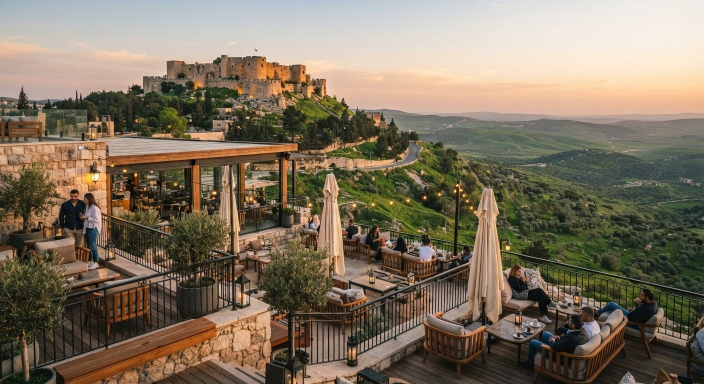
#> input picture assets/hero.jpg, 1408 x 768 px, found by its file name (shown at 1/2 size)
$ python make-layers.py assets/hero.jpg assets/layers
#> lines starting #> are read from the running program, lines starting #| are printed output that depends on the picture; after the words box and inside, x2 and y2 are one past the last pixel; in counts of white or black regions, pixels touching at a corner belong together
"""يولّد طبقات واجهة القصة من صورة التراس الأصلية.

الاستعمال: python3 tools/make-layers.py assets/hero.jpg assets/layers
مواقع قص التراس والقلعة مضبوطة على هاي الصورة بالذات.
"""
import sys
import numpy as np
from PIL import Image, ImageDraw, ImageFilter
src, out = sys.argv[1], sys.argv[2]
im = Image.open(src).convert('RGB'); W, H = im.size
#> further down, im is the input picture: PIL image 1408x768 RGB; mean R, G, B 127, 113.8, 95.2
#> after `W, H = im.size`: W = 1408; H = 768
a = np.asarray(im).astype(np.float32)
Y, X = np.mgrid[0:H, 0:W]

def _box(arr, r, axis):
    # box blur بالمجموع التراكمي، مع حواف ممدودة
    pad = [(0, 0), (0, 0)]; pad[axis] = (r + 1, r)
    c = np.cumsum(np.pad(arr, pad, mode='edge'), axis=axis)
    n = arr.shape[axis]
    hi = np.take(c, np.arange(2 * r + 1, 2 * r + 1 + n), axis=axis)
    lo = np.take(c, np.arange(0, n), axis=axis)
    return (hi - lo) / (2 * r + 1)

def blur(arr, r):
    # 3 مرات box blur ≈ gaussian
#> called with r = 50
    out = arr.astype(np.float64); k = max(1, int(round(r * 0.58)))
    for _ in range(3):
        out = _box(_box(out, k, 0), k, 1)
    return out

def sky_model(mask, r):
    m = mask.astype(np.float32); den = blur(m, r) + 1e-6
#> after `den = blur(m, r) + 1e-06`:
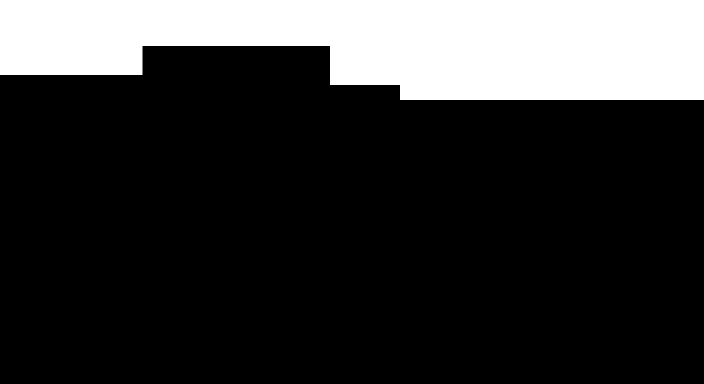
#> m: shape (768, 1408) float32 (shown at 1/2 size); values 0 (black) and 1 (white), 20.6% white; 1 white region, box (x1, y1, x2, y2) and area: (0, 0, 1408, 200) 222650
    return np.stack([blur(a[..., c] * m, r) / den for c in range(3)], -1)
#> call 4 of blur, with r = 50
#> the loop in blur (call 4), `for _ in range(3):` made 3 passes
#> pass 1, in _box (call 19), `lo = np.take(c, np.arange(0, n), axis=axis)`:
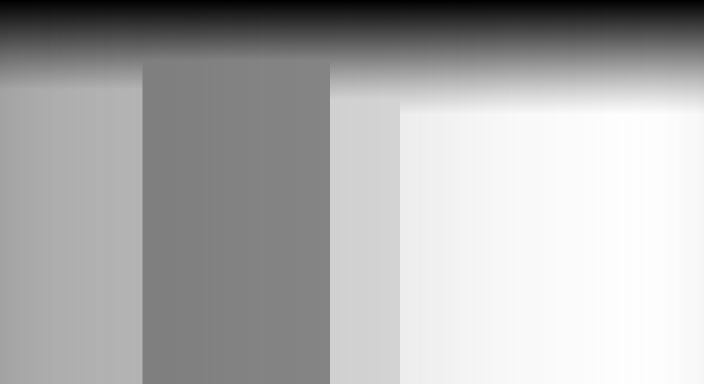
#> lo: shape (768, 1408) float64 (shown at 1/2 size); min 181, max 49340, mean 33615.1; drawn with min black and max white
#> pass 1, in _box (call 20), `c = np.cumsum(np.pad(arr, pad, mode='edge'), axis=axis)`:
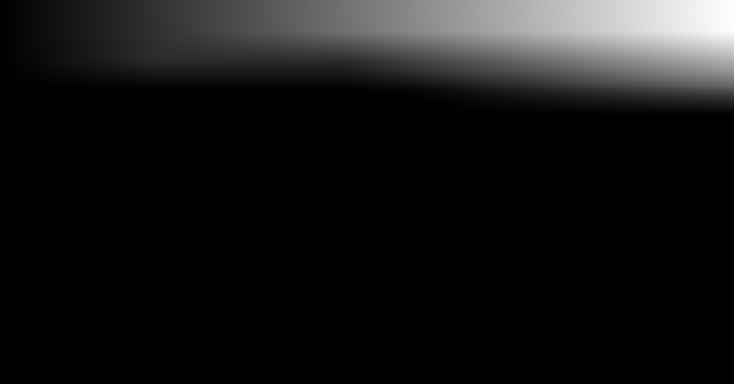
#> c: shape (768, 1467) float64 (shown at 1/2 size); min 0, max 312739.3, mean 26606; drawn with min black and max white
#> after the loop in blur (call 4), `for _ in range(3):`:
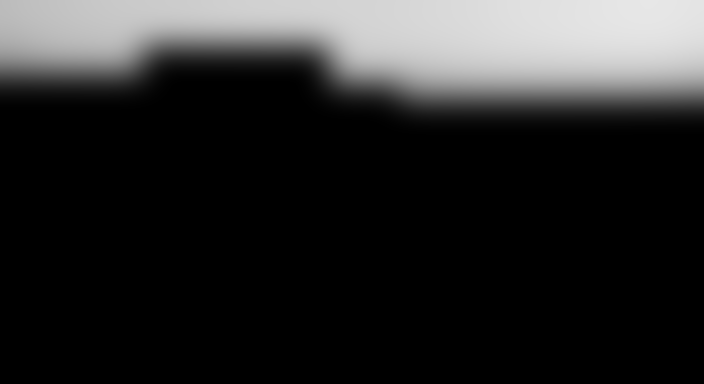
#> out: shape (768, 1408) float64 (shown at 1/2 size); min 0, max 231.1, mean 41.6

# 1) تخمين أولي للسما، وبعدين نموذج ناعم للونها
guess = np.where(X < 285, Y < 150, np.where(X < 660, Y < 92, np.where(X < 800, Y < 170, Y < 200)))
model = sky_model(guess, 50)
dist = np.sqrt(((a - model) ** 2).sum(-1))
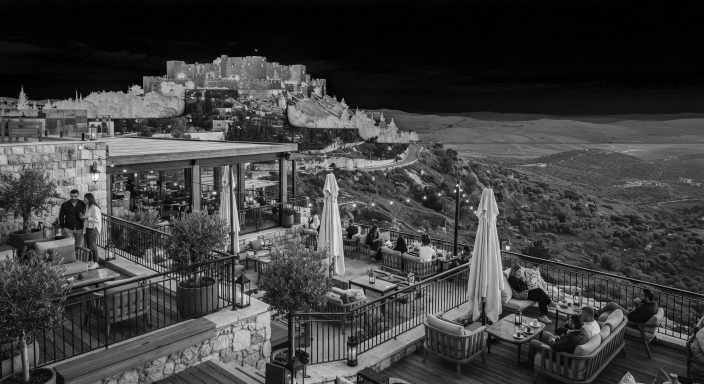
#> dist: shape (768, 1408) float64 (shown at 1/2 size); min 0, max 430.3, mean 108.7; drawn with min black and max white
mask = guess & (dist < 30)
#> mask: shape (768, 1408) bool; 20.5% white; 3 white regions (2 under 20 px), largest, box (x1, y1, x2, y2) and area: (0, 0, 1408, 200) 222120
model = sky_model(mask, 40)
#> the loop in blur (call 5), `for _ in range(3):` made 3 passes
#> pass 1, in _box (call 25), `c = np.cumsum(np.pad(arr, pad, mode='edge'), axis=axis)`:
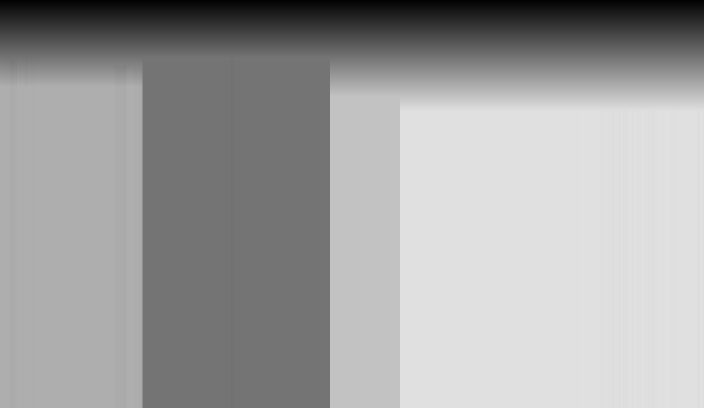
#> c: shape (815, 1408) float64 (shown at 1/2 size); min 1, max 224, mean 160.4
#> pass 1, in _box (call 25), `lo = np.take(c, np.arange(0, n), axis=axis)`:
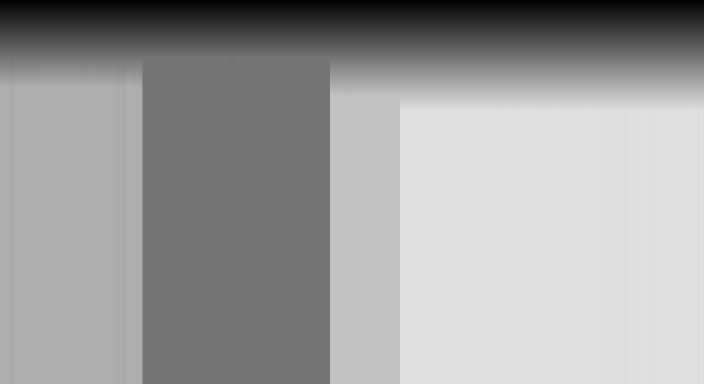
#> lo: shape (768, 1408) float64 (shown at 1/2 size); min 1, max 224, mean 159.1
dist = np.sqrt(((a - model) ** 2).sum(-1))

# 2) لكل عمود: أول بكسل مش سما = خط الأفق. الغيوم المضيئة أفتح من القلعة والشجر،
#    فالعتبة حسب المنطقة بالإضاءة مع بُعد اللون عن نموذج السما.
lum = a @ np.array([0.299, 0.587, 0.114])
castle = (X >= 285) & (X < 660)
nonsky = np.where(castle, (dist > 24) & (lum < 200) & (Y >= 80),
                  np.where(X < 285, (lum < 150) & (Y >= 140), (lum < 170) & (Y >= 150)))
nonsky |= Y >= 236
sky = np.zeros((H, W), bool)
for x in range(W):
    col = nonsky[:, x]
    run = col[:-2] & col[1:-1] & col[2:]
    idx = np.argmax(run) if run.any() else H
    sky[:idx, x] = True
#> this loop made 1408 passes
#> idx on passes 1 to 3: 195, 194, 194

alpha_hill = Image.fromarray(((~sky) * 255).astype(np.uint8)).filter(ImageFilter.GaussianBlur(0.8))

# 3) طبقة السما: كل عمود بيكمّل بلون آخر بكسلات سما فوق الأفق، وبعدين تنعيم أفقي
sky_arr = a.copy()
for x in range(W):
    k = int(sky[:, x].sum())
    ref = a[max(0, k - 8):max(1, k - 2), x].mean(0)
    sky_arr[k:, x] = ref
#> this loop made 1408 passes
#> (k, ref) on passes 1 to 3: (195, [184, 167.7, 164.2]), (194, [185, 167.5, 163.7]), (194, [185.2, 167.7, 163.8])
smooth = np.stack([blur(sky_arr[..., c], 70) for c in range(3)], -1)
below = ~sky
grow = np.zeros_like(below)
grow[:-4] |= below[4:]
sky_arr = np.where((below | grow)[..., None], smooth, sky_arr)
sky_img = Image.fromarray(np.clip(sky_arr, 0, 255).astype(np.uint8))
sky_img.save(f'{out}/sky.webp', quality=82, method=6)

# 4) نصّين التراس: الشق عند x=620
SEAM = 620
left_poly = [(0, 214), (178, 214), (178, 236), (200, 236), (202, 266), (600, 264), (606, 292), (582, 296), (582, 438), (SEAM + 38, 437), (SEAM + 38, H), (0, H)]
right_poly = [(SEAM - 14, 438), (642, 436), (648, 380), (660, 343), (672, 343), (686, 380), (693, 434), (760, 444), (840, 455), (907, 468), (907, 362), (920, 362),
              (920, 474), (946, 479), (952, 420), (966, 380), (978, 370), (990, 380), (1002, 420), (1006, 492), (1009, 476), (1023, 476), (1025, 496), (1100, 509), (1200, 534),
              (1300, 557), (1408, 581), (W, H), (SEAM - 14, H)]

# التلة بدون التراس: تحت خط التراس منكمّل لون المنحدر ونغمّقه، عشان لما ينفتح التراس ما يبين تراس ثاني وراه
tm = Image.new('L', (W, H), 0); d = ImageDraw.Draw(tm)
d.polygon(left_poly, fill=255); d.polygon(right_poly, fill=255)
tmask = np.asarray(tm) > 0
hill_arr = a.copy()
ty = np.array([int(np.argmax(tmask[:, x])) if tmask[:, x].any() else H for x in range(W)])
#> ty = 1408 values, max 581 at index 1404, min 214 at index 0, mean 381.8
for x in range(W):
    k = ty[x]
    if k >= H: continue
    ref = a[max(0, k - 16):max(1, k - 6), x].mean(0)
    n = H - k
    shade = np.linspace(1.0, 0.82, n)[:, None]
    hill_arr[k:, x] = ref * shade
#> this loop made 1408 passes
#> ref on passes 1 to 3: [124.8, 110.7, 102.5], [111, 96.7, 87.1], [94.7, 78.8, 69]
fill = np.stack([blur(hill_arr[..., c], 48) for c in range(3)], -1)
keep = np.zeros((H, W), bool)
for x in range(W):
    keep[ty[x]:min(H, ty[x] + 8), x] = True  # شريط من البكسلات الأصلية تحت حافة التراس
use_fill = tmask & ~keep
# حواف التعبئة ناعمة (30px) عشان ما يبين شكل الشماسي والتراس
wfill = blur(use_fill.astype(np.float64), 18)
wfill = np.where(use_fill, np.maximum(wfill, 0.5), wfill)[..., None]
wfill = np.clip((wfill - 0.0) * 1.0, 0, 1)
hill_arr = a * (1 - wfill) + fill * wfill
hill = Image.fromarray(np.clip(hill_arr, 0, 255).astype(np.uint8)); hill.putalpha(alpha_hill)
hill.save(f'{out}/hill.webp', quality=82, method=6)

for name, poly in (('terrace-left', left_poly), ('terrace-right', right_poly)):
    m = Image.new('L', (W, H), 0); ImageDraw.Draw(m).polygon(poly, fill=255)
    soft = np.asarray(m.filter(ImageFilter.GaussianBlur(3))).astype(np.float64)
    # الشق ناعم: النصّين بيتداخلوا على 24px، وورا الشق التلة محتفظة بالبكسلات الأصلية فما بيبين إشي وهم مسكّرين
    ramp = np.clip((SEAM + 36 - X) / 24, 0, 1) if name == 'terrace-left' else np.clip((X - (SEAM - 12)) / 24, 0, 1)
    sa = np.clip(soft * ramp, 0, 255).astype(np.uint8)
    layer = im.copy(); layer.putalpha(Image.fromarray(sa))
    layer.save(f'{out}/{name}.webp', quality=84, method=6)
#> this loop made 2 passes
#> name on passes 1 to 2: 'terrace-left', 'terrace-right'


def blurred_rgba(img, radius):
    # تغبيش بنص الحجم مع premultiplied alpha عشان الحواف الشفافة ما تسودّ
    half = img.convert('RGBA').resize((W // 2, H // 2), Image.LANCZOS)
    arr = np.asarray(half).astype(np.float64)
    al = arr[..., 3:4] / 255.0
    pre = np.concatenate([arr[..., :3] * al, al], -1)
    pb = np.stack([blur(pre[..., c], radius) for c in range(4)], -1)
    rgb = pb[..., :3] / np.maximum(pb[..., 3:4], 1e-4)
    return np.concatenate([np.clip(rgb, 0, 255), np.clip(pb[..., 3:4] * 255, 0, 255)], -1)


def save_rgba(arr, name):
    Image.fromarray(arr.astype(np.uint8), 'RGBA').save(f'{out}/{name}.webp', quality=80, method=6)


def fade_top(arr, start, end):
    # الغباش بس تحت: شفاف فوق خط start، وكامل تحت end (نسبة من ارتفاع الصورة).
    # بدل mask-image بالمتصفح، اللي بينعاد رسمه كل إطار على الجوال
#> called with start = 0.23, end = 0.41
    h = arr.shape[0]
#> h = 384
    y = np.linspace(0, 1, h)[:, None]
#> y = 384 values from 0 to 1
    ramp = np.clip((y - start) / (end - start), 0, 1)
#> ramp = 384 values from 0 to 1
    ramp = ramp * ramp * (3 - 2 * ramp)
    out_arr = arr.copy()
    out_arr[..., 3] = arr[..., 3] * ramp
    return out_arr


# التلة مغبّشة (الكمبيوتر): كاملة وقت الانتقال، والنسخة low للمرحلة اللي القلعة فيها واضحة
hill_blur = blurred_rgba(hill, 9)
save_rgba(hill_blur, 'hill-blur')
# التدرّج بإحداثيات الصورة. الكاميرا بتكبّر 1.57× حوالين القلعة (22% من فوق)، فهاي الأرقام
# بتوصل على الشاشة تقريباً 24%→52% (الكمبيوتر) و 20%→46% (الهاتف)، مكان الكلام بالظبط
save_rgba(fade_top(hill_blur, 0.23, 0.41), 'hill-blur-low')

# الهاتف: طبقة وحدة للمشهد كامل بدل ٤ طبقات، ونسختين مغبّشات
im.save(f'{out}/scene.webp', quality=80, method=6)
scene_blur = blurred_rgba(im, 9)
save_rgba(scene_blur, 'scene-blur')
save_rgba(fade_top(scene_blur, 0.21, 0.37), 'scene-blur-low')

print('ok')
